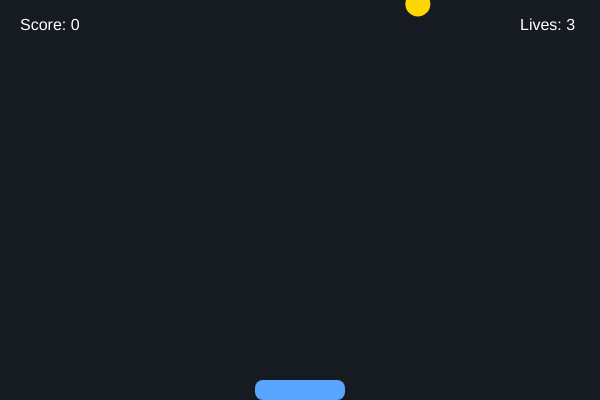
Frame 1 (no input)
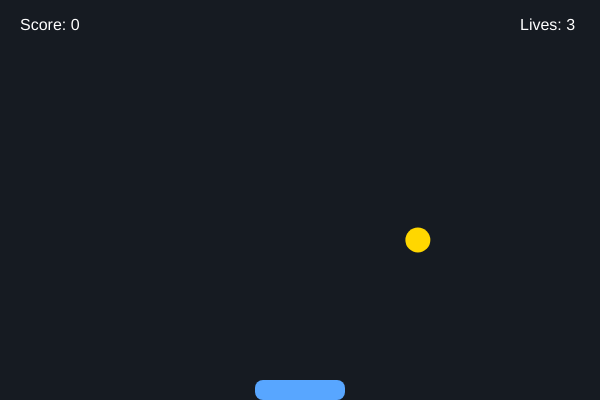
Frame 60 (no input)
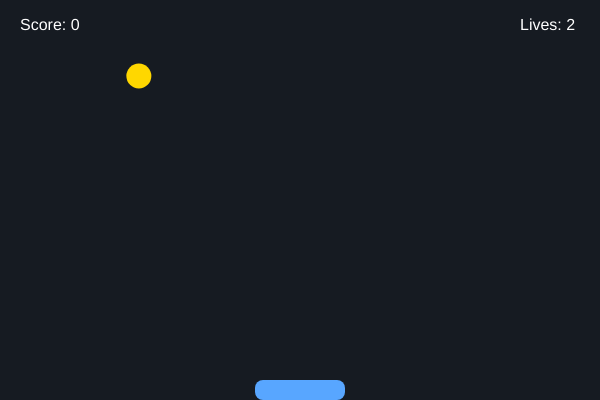
Frame 120 (the mouse pressed at the canvas centre since frame 60)

The p5.js sketch that drew these frames (run headless with seeded random() and noise() and a simulated clock; from frame 60 on, the mouse is pressed at the canvas centre):

// p5.js sketch
// ── sketch.js
let basketX;
let basketWidth = 90;
let basketHeight = 20;

let starX, starY;
let starSize = 25;
let starSpeed = 4;

let score = 0;
let lives = 3;

function setup() {
  createCanvas(600, 400);
  basketX = width / 2 - basketWidth / 2;
  resetStar();
}

function draw() {
  background(22, 27, 34); // Dark futuristic background

  // Game Over Condition
  if (lives <= 0) {
    textSize(36);
    fill(255, 100, 100);
    textAlign(CENTER, CENTER);
    text("GAME OVER", width / 2, height / 2 - 20);
    
    textSize(18);
    fill(200);
    text("Press 'R' to Restart", width / 2, height / 2 + 30);
    return;
  }

  // Basket Movement (Left / Right Arrow Keys)
  if (keyIsDown(LEFT_ARROW)) {
    basketX -= 7;
  }
  if (keyIsDown(RIGHT_ARROW)) {
    basketX += 7;
  }

  // Screen boundaries check for basket
  basketX = constrain(basketX, 0, width - basketWidth);

  // Fall down logic for star
  starY += starSpeed;

  // Collision Detection (Catching Star)
  if (
    starY + starSize / 2 >= height - basketHeight &&
    starX >= basketX &&
    starX <= basketX + basketWidth
  ) {
    score++;
    starSpeed += 0.15; // Speed increases gradually
    resetStar();
  }

  // Missed star check
  if (starY > height) {
    lives--;
    resetStar();
  }

  // Draw Basket (Player Paddle)
  fill(88, 166, 255); // Neon Blue
  noStroke();
  rect(basketX, height - basketHeight, basketWidth, basketHeight, 8);

  // Draw Falling Star
  fill(255, 215, 0); // Gold / Yellow
  ellipse(starX, starY, starSize, starSize);

  // Draw UI / Score & Lives Text
  textSize(16);
  fill(255);
  text("Score: " + score, 20, 30);
  text("Lives: " + lives, width - 80, 30);
}

// Reset Star to top at random horizontal position
function resetStar() {
  starX = random(starSize, width - starSize);
  starY = 0;
}

// Restart game on 'R' keypress after Game Over
function keyPressed() {
  if ((key === 'r' || key === 'R') && lives <= 0) {
    score = 0;
    lives = 3;
    starSpeed = 4;
    resetStar();
  }
}
